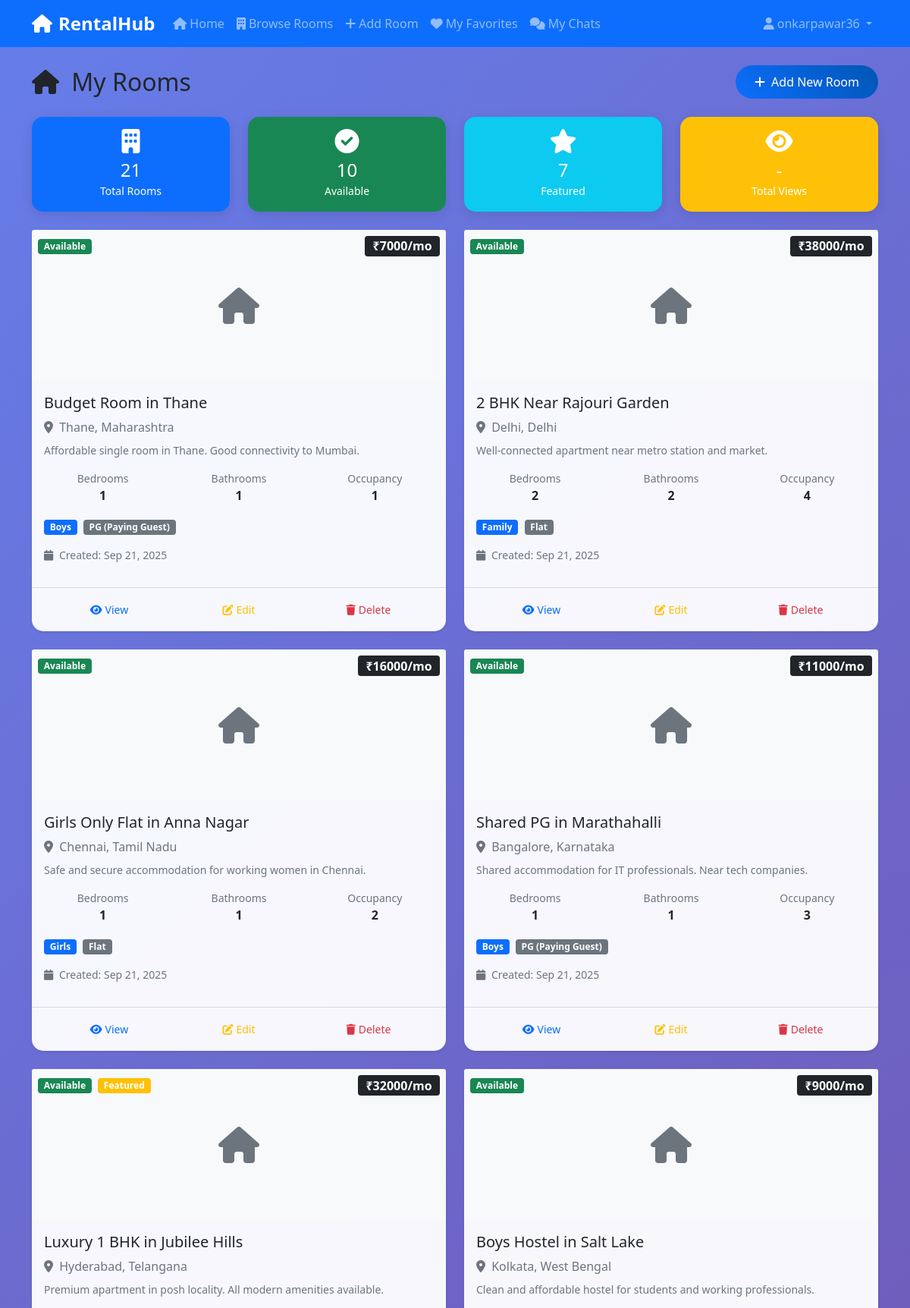
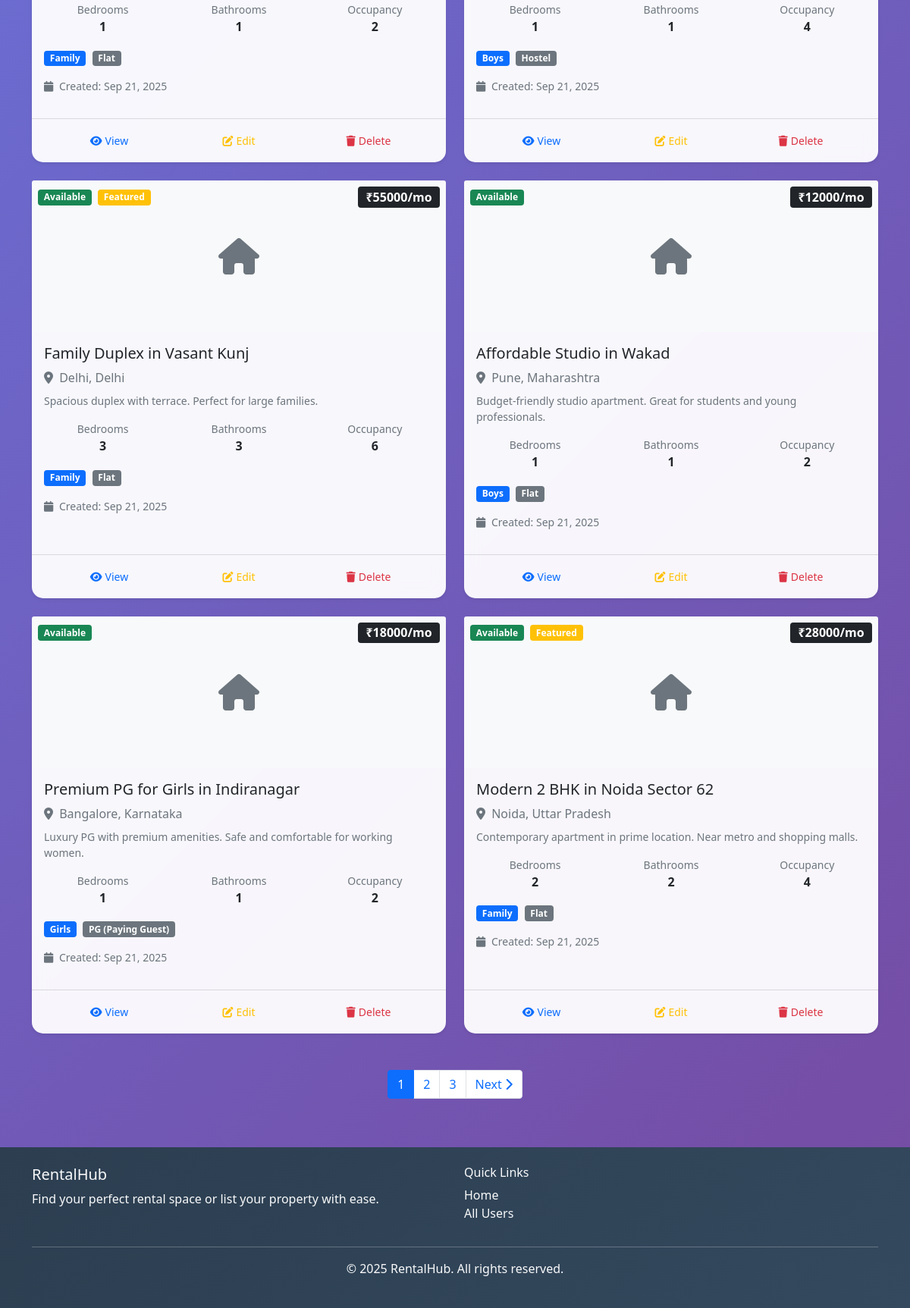
Page /my-rooms/ (signed in) on the committed database (2 pictures, top to bottom).
### rooms/models.py (models this page shows, shortened)
class Room(models.Model):
    ROOM_CATEGORIES = [
        ('boys', 'Boys'),
        ('girls', 'Girls'),
        ('family', 'Family'),
    ]
    ROOM_TYPES = [
        ('pg', 'PG (Paying Guest)'),
        ('flat', 'Flat'),
        ('hostel', 'Hostel'),
    ]
    title = models.CharField(max_length=200)
    description = models.TextField()
    owner = models.ForeignKey(User, on_delete=models.CASCADE, related_name='rooms')
    category = models.CharField(max_length=10, choices=ROOM_CATEGORIES)
    room_type = models.CharField(max_length=10, choices=ROOM_TYPES)
    price = models.DecimalField(max_digits=10, decimal_places=2)
    security_deposit = models.DecimalField(max_digits=10, decimal_places=2, default=0.00, help_text="Security deposit amount")
    address = models.TextField(max_length=500)
    city = models.CharField(max_length=100)
    state = models.CharField(max_length=100)
    pincode = models.CharField(max_length=10)
    area_sqft = models.PositiveIntegerField(help_text="Area in square feet")
    bedrooms = models.PositiveIntegerField(default=1)
    bathrooms = models.PositiveIntegerField(default=1)
    max_occupancy = models.PositiveIntegerField(default=1)
    available_from = models.DateField(null=True, blank=True, help_text="Date from when the room is available")
    floor = models.CharField(max_length=20, blank=True, null=True, help_text="Floor number (e.g., Ground, 1st, 2nd)")
    wifi = models.BooleanField(default=False)
    parking = models.BooleanField(default=False)
    ac = models.BooleanField(default=False)
    laundry = models.BooleanField(default=False)
    kitchen = models.BooleanField(default=False)
    food_included = models.BooleanField(default=False)
    gym = models.BooleanField(default=False)
    swimming_pool = models.BooleanField(default=False)
    security = models.BooleanField(default=False)
    is_available = models.BooleanField(default=True)
    featured = models.BooleanField(default=False)
    created_at = models.DateTimeField(auto_now_add=True)
    updated_at = models.DateTimeField(auto_now=True)
    class Meta:
        ordering = ['-created_at']

### rooms/views.py (the view)
# urls.py: path("my-rooms/", views.my_rooms_view, name="my_rooms"),
@login_required
def my_rooms_view(request):
    rooms = Room.objects.filter(owner=request.user).order_by('-created_at')
    featured_count = rooms.filter(featured=True).count()
    paginator = Paginator(rooms, 10)
    page_number = request.GET.get('page')
    page_obj = paginator.get_page(page_number)
    context = {
        'page_obj': page_obj,
        'rooms': page_obj.object_list,
        'featured_count': featured_count,
        'title': 'My Rooms'
    }
    return render(request, 'rooms/my_rooms.html', context)

### templates/rooms/my_rooms.html (shortened to what this page needs)
{% extends 'base.html' %}
{% load static %}
{% block content %}
<div class="container mt-4">
    <div class="row">
        <div class="col-12">
            <div class="d-flex justify-content-between align-items-center mb-4">
                <h2 class="mb-0">
                    <i class="fas fa-home me-2"></i>
                    My Rooms
                </h2>
                <a href="{% url 'rooms:room_create' %}" class="btn btn-primary">
                    <i class="fas fa-plus me-2"></i>Add New Room
                </a>
            </div>
            <div class="row mb-4">
                <div class="col-md-3">
                    <div class="card bg-primary text-white">
                        <div class="card-body text-center">
                            <i class="fas fa-building fa-2x mb-2"></i>
                            <h4 class="mb-0">{{ page_obj.paginator.count }}</h4>
                            <small>Total Rooms</small>
                        </div>
                    </div>
                </div>
                <div class="col-md-3">
                    <div class="card bg-success text-white">
                        <div class="card-body text-center">
                            <i class="fas fa-check-circle fa-2x mb-2"></i>
                            <h4 class="mb-0">{{ rooms|length }}</h4>
                            <small>Available</small>
                        </div>
                    </div>
                </div>
                <div class="col-md-3">
                    <div class="card bg-info text-white">
                        <div class="card-body text-center">
                            <i class="fas fa-star fa-2x mb-2"></i>
                            <h4 class="mb-0">{{ featured_count|default:0 }}</h4>
                            <small>Featured</small>
                        </div>
                    </div>
                </div>
                <div class="col-md-3">
                    <div class="card bg-warning text-white">
                        <div class="card-body text-center">
                            <i class="fas fa-eye fa-2x mb-2"></i>
                            <h4 class="mb-0">-</h4>
                            <small>Total Views</small>
                        </div>
                    </div>
                </div>
            </div>
            {% if rooms %}
                <div class="row g-4">
                    {% for room in rooms %}
                        <div class="col-lg-6 col-md-6">
                            <div class="card h-100 shadow-sm">
                                <div class="position-relative">
                                    {% if room.images.first %}
                                        <img src="{{ room.images.first.image.url }}"
                                             alt="{{ room.title }}"
                                             class="card-img-top"
                                             style="height: 200px; object-fit: cover;">
                                    {% else %}
                                        <div class="card-img-top bg-light d-flex align-items-center justify-content-center"
                                             style="height: 200px;">
                                            <i class="fas fa-home fa-3x text-muted"></i>
                                        </div>
                                    {% endif %}
                                    <div class="position-absolute top-0 start-0 m-2">
                                        {% if room.is_available %}
                                            <span class="badge bg-success">Available</span>
                                        {% else %}
                                            <span class="badge bg-danger">Not Available</span>
                                        {% endif %}
                                        {% if room.featured %}
                                            <span class="badge bg-warning ms-1">Featured</span>
                                        {% endif %}
                                    </div>
                                    <div class="position-absolute top-0 end-0 m-2">
                                        <span class="badge bg-dark fs-6">₹{{ room.price|floatformat:0 }}/mo</span>
                                    </div>
                                </div>
                                <div class="card-body">
                                    <h5 class="card-title mb-2">{{ room.title }}</h5>
                                    <p class="card-text text-muted mb-2">
                                        <i class="fas fa-map-marker-alt me-1"></i>
                                        {{ room.city }}, {{ room.state }}
                                    </p>
                                    <p class="card-text small text-muted mb-3">
                                        {{ room.description|truncatechars:100 }}
                                    </p>
                                    <div class="row text-center mb-3">
                                        <div class="col-4">
                                            <small class="text-muted d-block">Bedrooms</small>
                                            <span class="fw-bold">{{ room.bedrooms }}</span>
                                        </div>
                                        <div class="col-4">
                                            <small class="text-muted d-block">Bathrooms</small>
                                            <span class="fw-bold">{{ room.bathrooms }}</span>
                                        </div>
                                        <div class="col-4">
                                            <small class="text-muted d-block">Occupancy</small>
                                            <span class="fw-bold">{{ room.max_occupancy }}</span>
                                        </div>
                                    </div>
                                    <div class="mb-3">
                                        <span class="badge bg-primary">{{ room.get_category_display }}</span>
                                        <span class="badge bg-secondary ms-1">{{ room.get_room_type_display }}</span>
                                    </div>
                                    <small class="text-muted d-block mb-3">
                                        <i class="fas fa-calendar me-1"></i>
                                        Created: {{ room.created_at|date:"M d, Y" }}
                                    </small>
                                </div>
                                <div class="card-footer bg-transparent">
                                    <div class="btn-group w-100" role="group">
                                        <a href="{% url 'rooms:room_detail' room.pk %}"
                                           class="btn btn-outline-primary btn-sm">
                                            <i class="fas fa-eye me-1"></i>View
                                        </a>
                                        <a href="{% url 'rooms:room_edit' room.pk %}"
                                           class="btn btn-outline-warning btn-sm">
                                            <i class="fas fa-edit me-1"></i>Edit
                                        </a>
                                        <a href="{% url 'rooms:room_delete' room.pk %}"
                                           class="btn btn-outline-danger btn-sm"
                                           onclick="return confirm('Are you sure you want to delete this room? This action cannot be undone.')">
                                            <i class="fas fa-trash me-1"></i>Delete
                                        </a>
                                    </div>
                                </div>
                            </div>
                        </div>
                    {% endfor %}
                </div>
                {% if page_obj.has_other_pages %}
                    <nav aria-label="Room pagination" class="mt-5">
                        <ul class="pagination justify-content-center">
                            {% for num in page_obj.paginator.page_range %}
                                {% if page_obj.number == num %}
                                    <li class="page-item active">
                                        <span class="page-link">{{ num }}</span>
                                    </li>
                                {% elif num > page_obj.number|add:'-3' and num < page_obj.number|add:'3' %}
                                    <li class="page-item">
                                        <a class="page-link" href="?page={{ num }}">{{ num }}</a>
                                    </li>
                                {% endif %}
                            {% endfor %}
                            {% if page_obj.has_next %}
                                <li class="page-item">
                                    <a class="page-link" href="?page={{ page_obj.next_page_number }}">
                                        Next <i class="fas fa-chevron-right"></i>
                                    </a>
                                </li>
                            {% endif %}
                        </ul>
                    </nav>
                {% endif %}
            {% endif %}
        </div>
    </div>
</div>
{% endblock %}

### templates/base.html (shortened to what this page needs)
<!DOCTYPE html>
<html lang="en">
<head>
    <link href="https://cdn.jsdelivr.net/npm/bootstrap@5.1.3/dist/css/bootstrap.min.css" rel="stylesheet">
    <link href="https://cdnjs.cloudflare.com/ajax/libs/font-awesome/6.0.0/css/all.min.css" rel="stylesheet">
    {% load static %}
    <link href="{% static 'css/main.css' %}" rel="stylesheet">
</head>
<body>
    <nav class="navbar navbar-expand-lg navbar-dark bg-primary">
        <div class="container">
            <a class="navbar-brand" href="{% url 'rooms:home' %}">
                <i class="fas fa-home me-2"></i>RentalHub
            </a>
            <div class="collapse navbar-collapse" id="navbarNav">
                <ul class="navbar-nav me-auto">
                    <li class="nav-item">
                        <a class="nav-link" href="{% url 'rooms:home' %}">
                            <i class="fas fa-home me-1"></i>Home
                        </a>
                    </li>
                    {% if user.is_authenticated %}
                        <li class="nav-item">
                            <a class="nav-link" href="{% url 'rooms:room_list' %}">
                                <i class="fas fa-building me-1"></i>Browse Rooms
                            </a>
                        </li>
                        <li class="nav-item">
                            <a class="nav-link" href="{% url 'rooms:room_create' %}">
                                <i class="fas fa-plus me-1"></i>Add Room
                            </a>
                        </li>
                        <li class="nav-item">
                            <a class="nav-link" href="{% url 'rooms:bookmarked_rooms' %}">
                                <i class="fas fa-heart me-1"></i>My Favorites
                            </a>
                        </li>
                        <li class="nav-item">
                            <a class="nav-link position-relative" href="{% url 'chat:chat_list' %}">
                                <i class="fas fa-comments me-1"></i>My Chats
                            </a>
                        </li>
                    {% endif %}
                </ul>
                <ul class="navbar-nav">
                    {% if user.is_authenticated %}
                        <li class="nav-item dropdown">
                            <a class="nav-link dropdown-toggle" href="#" role="button" data-bs-toggle="dropdown">
                                <i class="fas fa-user me-1"></i>{{ user.username }}
                            </a>
                        </li>
                    {% endif %}
                </ul>
            </div>
        </div>
    </nav>
    <main class="container-fluid">
        {% block content %}
        {% endblock %}
    </main>
    <footer class="bg-dark text-light py-4 mt-5">
        <div class="container">
            <div class="row">
                <div class="col-md-6">
                    <h5>RentalHub</h5>
                    <p>Find your perfect rental space or list your property with ease.</p>
                </div>
                <div class="col-md-6">
                    <h6>Quick Links</h6>
                    <ul class="list-unstyled">
                        <li><a href="{% url 'rooms:home' %}" class="text-light">Home</a></li>
                        <li><a href="{% url 'accounts:profile_list' %}" class="text-light">All Users</a></li>
                    </ul>
                </div>
            </div>
            <hr>
            <div class="text-center">
                <p>&copy; 2025 RentalHub. All rights reserved.</p>
            </div>
        </div>
    </footer>
</body>
</html>

### rows in the picture
Room: is_available "Available", price "7000", title "Budget Room in Thane", city "Thane", state "Maharashtra", description "Affordable single room in Thane. Good connectivity to Mumbai.", bedrooms "1", bathrooms "1", max_occupancy "1", category "Boys", room_type "PG (Paying Guest)", created_at "Sep 21, 2025"
Room: is_available "Available", price "38000", title "2 BHK Near Rajouri Garden", city "Delhi", state "Delhi", description "Well-connected apartment near metro station and market.", bedrooms "2", bathrooms "2", max_occupancy "4", category "Family", room_type "Flat", created_at "Sep 21, 2025"
Room: is_available "Available", price "16000", title "Girls Only Flat in Anna Nagar", city "Chennai", state "Tamil Nadu", description "Safe and secure accommodation for working women in Chennai.", bedrooms "1", bathrooms "1", max_occupancy "2", category "Girls", room_type "Flat", created_at "Sep 21, 2025"
Room: is_available "Available", price "11000", title "Shared PG in Marathahalli", city "Bangalore", state "Karnataka", description "Shared accommodation for IT professionals. Near tech companies.", bedrooms "1", bathrooms "1", max_occupancy "3", category "Boys", room_type "PG (Paying Guest)", created_at "Sep 21, 2025"
Room: is_available "Available", featured "Featured", price "32000", title "Luxury 1 BHK in Jubilee Hills", city "Hyderabad", state "Telangana", description "Premium apartment in posh locality. All modern amenities available.", bedrooms "1", bathrooms "1", max_occupancy "2", category "Family", room_type "Flat", created_at "Sep 21, 2025"
Room: is_available "Available", price "9000", title "Boys Hostel in Salt Lake", city "Kolkata", state "West Bengal", description "Clean and affordable hostel for students and working professionals.", bedrooms "1", bathrooms "1", max_occupancy "4", category "Boys", room_type "Hostel", created_at "Sep 21, 2025"
Room: is_available "Available", featured "Featured", price "55000", title "Family Duplex in Vasant Kunj", city "Delhi", state "Delhi", description "Spacious duplex with terrace. Perfect for large families.", bedrooms "3", bathrooms "3", max_occupancy "6", category "Family", room_type "Flat", created_at "Sep 21, 2025"
Room: is_available "Available", price "12000", title "Affordable Studio in Wakad", city "Pune", state "Maharashtra", description "Budget-friendly studio apartment. Great for students and young professionals.", bedrooms "1", bathrooms "1", max_occupancy "2", category "Boys", room_type "Flat", created_at "Sep 21, 2025"
Room: is_available "Available", price "18000", title "Premium PG for Girls in Indiranagar", city "Bangalore", state "Karnataka", description "Luxury PG with premium amenities. Safe and comfortable for working women.", bedrooms "1", bathrooms "1", max_occupancy "2", category "Girls", room_type "PG (Paying Guest)", created_at "Sep 21, 2025"
Room: is_available "Available", featured "Featured", price "28000", title "Modern 2 BHK in Noida Sector 62", city "Noida", state "Uttar Pradesh", description "Contemporary apartment in prime location. Near metro and shopping malls.", bedrooms "2", bathrooms "2", max_occupancy "4", category "Family", room_type "Flat", created_at "Sep 21, 2025"

### other values in the picture
{{ user.username }} "onkarpawar36"
{{ page_obj.paginator.count }} "21"
{{ rooms|length }} "10"
{{ featured_count|default:0 }} "7"
{{ num }} "1"
{{ num }} "2" "3"
